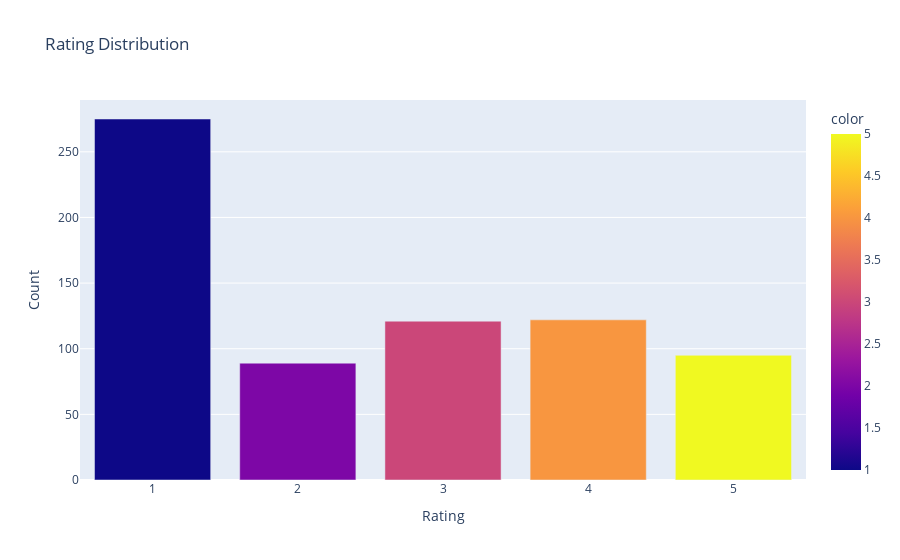

Notebook code for this chart:
### Markdown cell above
## Some visualizations

### Code cell
def plot_rating_distribution(df, column_name):
    value_counts = df[column_name].value_counts()
    
    # Custom color theme
    colors = px.colors.qualitative.Plotly
    
    fig = px.bar(
        x=value_counts.index, 
        y=value_counts.values, 
        labels={'x': column_name, 'y': 'Count'}, 
        title=f'{column_name} Distribution',
        color=value_counts.index,  # Use the column values for coloring
        color_discrete_sequence=colors  # Set the color theme
    )
    
    fig.update_layout(showlegend=False)
    fig.show()
plot_rating_distribution(df, 'Rating')

### Figure 1 — Plotly figure (JSON) as saved in the notebook; plotly's stock layout.template omitted (floating-point values rounded to 4 significant figures)
{"data": [{"alignmentgroup": "True", "hovertemplate": "Rating=%{x}<br>Count=%{y}<br>color=%{marker.color}<extra></extra>", "legendgroup": "", "marker": {"color": [1, 4, 3, 5, 2], "coloraxis": "coloraxis", "pattern": {"shape": ""}}, "name": "", "offsetgroup": "", "orientation": "v", "showlegend": false, "textposition": "auto", "type": "bar", "x": [1, 4, 3, 5, 2], "xaxis": "x", "y": [275, 122, 121, 95, 89], "yaxis": "y"}], "layout": {"barmode": "relative", "coloraxis": {"colorbar": {"title": {"text": "color"}}, "colorscale": [[0, "#0d0887"], [0.1111, "#46039f"], [0.2222, "#7201a8"], [0.3333, "#9c179e"], [0.4444, "#bd3786"], [0.5556, "#d8576b"], [0.6667, "#ed7953"], [0.7778, "#fb9f3a"], [0.8889, "#fdca26"], [1, "#f0f921"]]}, "legend": {"tracegroupgap": 0}, "showlegend": false, "title": {"text": "Rating Distribution"}, "xaxis": {"anchor": "y", "domain": [0, 1], "title": {"text": "Rating"}}, "yaxis": {"anchor": "x", "domain": [0, 1], "title": {"text": "Count"}}}}
